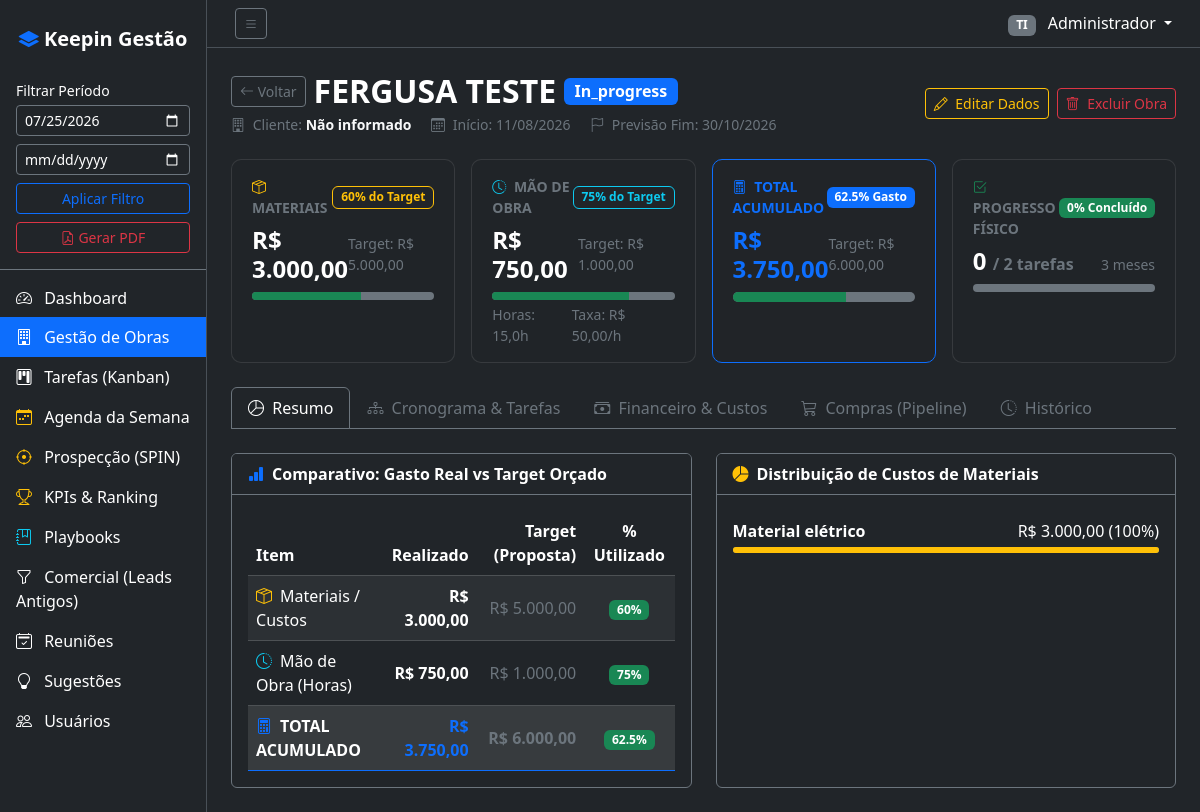
Screenshot of /?page=projects&action=view&id=3 (signed in) with the database file from the repository.
### tables this page shows
CREATE TABLE users (
            id INTEGER PRIMARY KEY AUTOINCREMENT,
            name TEXT NOT NULL,
            email TEXT UNIQUE NOT NULL,
            password TEXT NOT NULL,
            role TEXT NOT NULL DEFAULT 'user',
            department TEXT NOT NULL,
            avatar_color TEXT DEFAULT '#6366f1',
            active INTEGER DEFAULT 1,
            created_at DATETIME DEFAULT CURRENT_TIMESTAMP,
            last_login DATETIME
        );

CREATE TABLE projects (
                    id INTEGER PRIMARY KEY AUTOINCREMENT,
                    name TEXT NOT NULL,
                    client TEXT,
                    description TEXT,
                    status TEXT NOT NULL DEFAULT 'in_progress',
                    target_material_budget REAL DEFAULT 0,
                    target_labor_budget REAL DEFAULT 0,
                    target_budget REAL DEFAULT 0,
                    hourly_rate REAL DEFAULT 0,
                    start_date DATE,
                    estimated_end_date DATE,
                    actual_end_date DATE,
                    total_months INTEGER DEFAULT 0,
                    lead_id INTEGER,
                    created_by INTEGER NOT NULL,
                    created_at DATETIME DEFAULT CURRENT_TIMESTAMP,
                    updated_at DATETIME DEFAULT CURRENT_TIMESTAMP,
                    FOREIGN KEY (created_by) REFERENCES users(id),
                    FOREIGN KEY (lead_id) REFERENCES leads(id) ON DELETE SET NULL
                );

### views/projects/view.php (the view, shortened to what the rows shown need)
<?php
$s = is_array($project['summary'] ?? null) ? $project['summary'] : [
    'cost_total' => 0, 'hours_spent' => 0, 'hours_estimated' => 0, 'labor_cost_spent' => 0,
    'total_spent' => 0, 'target_material' => 0, 'target_labor' => 0, 'target_total' => 0,
    'pct_material' => 0, 'pct_labor' => 0, 'pct_total' => 0, 'total_tasks' => 0,
    'completed_tasks' => 0, 'progress_pct' => 0, 'purchases_total' => 0,
    'purchases_delivered' => 0, 'purchases_delayed' => 0
];
$getBarColorClass = function($pct) {
    if ($pct > 100) return 'bg-danger';
    if ($pct > 85) return 'bg-warning text-dark';
    return 'bg-success';
};
?>
<div class="d-flex flex-wrap justify-content-between align-items-center mb-4 gap-2">
    <div>
        <div class="d-flex align-items-center gap-2 mb-1">
            <a href="<?= BASE_URL ?>/?page=projects" class="btn btn-outline-secondary btn-sm"><i class="bi bi-arrow-left"></i> Voltar</a>
            <h2 class="fw-bold text-white mb-0"><?= htmlspecialchars($project['name']) ?></h2>
            <span class="badge bg-primary fs-6"><?= ucfirst(htmlspecialchars($project['status'])) ?></span>
        </div>
        <p class="text-secondary small mb-0">
            <i class="bi bi-building me-1"></i> Cliente: <strong class="text-light me-3"><?= htmlspecialchars($project['client'] ?: 'Não informado') ?></strong>
            <i class="bi bi-calendar3 me-1"></i> Início: <?= $project['start_date'] ? date('d/m/Y', strtotime($project['start_date'])) : '-' ?>
            <?php if ($project['estimated_end_date']): ?>
            <span class="ms-3"><i class="bi bi-flag me-1"></i> Previsão Fim: <?= date('d/m/Y', strtotime($project['estimated_end_date'])) ?></span>
            <?php endif; ?>
        </p>
    </div>
    <div class="d-flex gap-2">
        <button class="btn btn-outline-warning btn-sm" data-bs-toggle="modal" data-bs-target="#editProjectModal">
            <i class="bi bi-pencil me-1"></i> Editar Dados
        </button>
        <button class="btn btn-outline-danger btn-sm" data-bs-toggle="modal" data-bs-target="#deleteProjectModal">
            <i class="bi bi-trash me-1"></i> Excluir Obra
        </button>
    </div>
</div>
<div class="row row-cols-1 row-cols-md-2 row-cols-xl-4 g-3 mb-4">
    <div class="col">
        <div class="kpi-card h-100">
            <div class="d-flex align-items-center justify-content-between mb-2">
                <span class="text-secondary small fw-bold text-uppercase"><i class="bi bi-box-seam text-warning me-1"></i> Materiais</span>
                <span class="badge bg-dark border border-warning text-warning"><?= $s['pct_material'] ?>% do Target</span>
            </div>
            <div class="d-flex justify-content-between align-items-baseline mb-2">
                <h4 class="fw-bold text-white mb-0">R$ <?= number_format($s['cost_total'], 2, ',', '.') ?></h4>
                <small class="text-secondary">Target: R$ <?= number_format($s['target_material'], 2, ',', '.') ?></small>
            </div>
            <div class="progress bg-secondary" style="height: 8px;">
                <div class="progress-bar <?= $getBarColorClass($s['pct_material']) ?>" role="progressbar" style="width: <?= min(100, $s['pct_material']) ?>%"></div>
            </div>
        </div>
    </div>
    <div class="col">
        <div class="kpi-card h-100">
            <div class="d-flex align-items-center justify-content-between mb-2">
                <span class="text-secondary small fw-bold text-uppercase"><i class="bi bi-clock-history text-info me-1"></i> Mão de Obra</span>
                <span class="badge bg-dark border border-info text-info"><?= $s['pct_labor'] ?>% do Target</span>
            </div>
            <div class="d-flex justify-content-between align-items-baseline mb-2">
                <h4 class="fw-bold text-white mb-0">R$ <?= number_format($s['labor_cost_spent'], 2, ',', '.') ?></h4>
                <small class="text-secondary">Target: R$ <?= number_format($s['target_labor'], 2, ',', '.') ?></small>
            </div>
            <div class="progress bg-secondary mb-1" style="height: 8px;">
                <div class="progress-bar <?= $getBarColorClass($s['pct_labor']) ?>" role="progressbar" style="width: <?= min(100, $s['pct_labor']) ?>%"></div>
            </div>
            <div class="d-flex justify-content-between small text-secondary">
                <span>Horas: <?= number_format($s['hours_spent'], 1, ',', '.') ?>h</span>
                <span>Taxa: R$ <?= number_format($project['hourly_rate'], 2, ',', '.') ?>/h</span>
            </div>
        </div>
    </div>
    <div class="col">
        <div class="kpi-card h-100 border-primary">
            <div class="d-flex align-items-center justify-content-between mb-2">
                <span class="text-primary small fw-bold text-uppercase"><i class="bi bi-calculator me-1"></i> Total Acumulado</span>
                <span class="badge bg-primary text-white"><?= $s['pct_total'] ?>% Gasto</span>
            </div>
            <div class="d-flex justify-content-between align-items-baseline mb-2">
                <h4 class="fw-bold text-primary mb-0">R$ <?= number_format($s['total_spent'], 2, ',', '.') ?></h4>
                <small class="text-secondary">Target: R$ <?= number_format($s['target_total'], 2, ',', '.') ?></small>
            </div>
            <div class="progress bg-secondary" style="height: 10px;">
                <div class="progress-bar <?= $getBarColorClass($s['pct_total']) ?>" role="progressbar" style="width: <?= min(100, $s['pct_total']) ?>%"></div>
            </div>
        </div>
    </div>
    <div class="col">
        <div class="kpi-card h-100">
            <div class="d-flex align-items-center justify-content-between mb-2">
                <span class="text-secondary small fw-bold text-uppercase"><i class="bi bi-check2-square text-success me-1"></i> Progresso Físico</span>
                <span class="badge bg-success text-white"><?= $s['progress_pct'] ?>% Concluído</span>
            </div>
            <div class="d-flex justify-content-between align-items-baseline mb-2">
                <h4 class="fw-bold text-white mb-0"><?= $s['completed_tasks'] ?> <small class="fs-6 text-secondary">/ <?= $s['total_tasks'] ?> tarefas</small></h4>
                <small class="text-secondary"><?= $project['total_months'] ? $project['total_months'] . ' meses' : '' ?></small>
            </div>
            <div class="progress bg-secondary" style="height: 8px;">
            </div>
        </div>
    </div>
</div>
<ul class="nav nav-tabs border-secondary mb-4">
    <li class="nav-item">
        <a class="nav-link <?= $tab === 'summary' ? 'active bg-dark text-white border-secondary' : 'text-secondary' ?>" href="<?= BASE_URL ?>/?page=projects&action=view&id=<?= $project['id'] ?>&tab=summary">
            <i class="bi bi-pie-chart me-1"></i> Resumo
        </a>
    </li>
    <li class="nav-item">
        <a class="nav-link <?= $tab === 'timeline' ? 'active bg-dark text-white border-secondary' : 'text-secondary' ?>" href="<?= BASE_URL ?>/?page=projects&action=view&id=<?= $project['id'] ?>&tab=timeline">
            <i class="bi bi-diagram-3 me-1"></i> Cronograma & Tarefas
        </a>
    </li>
    <li class="nav-item">
        <a class="nav-link <?= $tab === 'financial' ? 'active bg-dark text-white border-secondary' : 'text-secondary' ?>" href="<?= BASE_URL ?>/?page=projects&action=view&id=<?= $project['id'] ?>&tab=financial">
            <i class="bi bi-cash-stack me-1"></i> Financeiro & Custos
        </a>
    </li>
    <li class="nav-item">
        <a class="nav-link <?= $tab === 'purchases' ? 'active bg-dark text-white border-secondary' : 'text-secondary' ?>" href="<?= BASE_URL ?>/?page=projects&action=view&id=<?= $project['id'] ?>&tab=purchases">
            <i class="bi bi-cart3 me-1"></i> Compras (Pipeline)
        </a>
    </li>
    <li class="nav-item">
        <a class="nav-link <?= $tab === 'history' ? 'active bg-dark text-white border-secondary' : 'text-secondary' ?>" href="<?= BASE_URL ?>/?page=projects&action=view&id=<?= $project['id'] ?>&tab=history">
            <i class="bi bi-clock-history me-1"></i> Histórico
        </a>
    </li>
</ul>
<?php if ($tab === 'summary'): ?>
    <div class="row g-4">
        <div class="col-md-6">
            <div class="card bg-dark border-secondary h-100">
                <div class="card-header bg-dark border-secondary text-white fw-bold">
                    <i class="bi bi-bar-chart-fill text-primary me-2"></i>Comparativo: Gasto Real vs Target Orçado
                </div>
                <div class="card-body">
                    <div class="table-responsive">
                        <table class="table table-dark table-striped align-middle mb-0">
                            <thead>
                                <tr>
                                    <th>Item</th>
                                    <th class="text-end">Realizado</th>
                                    <th class="text-end">Target (Proposta)</th>
                                    <th class="text-center">% Utilizado</th>
                                </tr>
                            </thead>
                            <tbody>
                                <tr>
                                    <td><i class="bi bi-box-seam text-warning me-2"></i>Materiais / Custos</td>
                                    <td class="text-end fw-bold">R$ <?= number_format($s['cost_total'], 2, ',', '.') ?></td>
                                    <td class="text-end text-secondary">R$ <?= number_format($s['target_material'], 2, ',', '.') ?></td>
                                    <td class="text-center"><span class="badge <?= $getBarColorClass($s['pct_material']) ?>"><?= $s['pct_material'] ?>%</span></td>
                                </tr>
                                <tr>
                                    <td><i class="bi bi-clock-history text-info me-2"></i>Mão de Obra (Horas)</td>
                                    <td class="text-end fw-bold">R$ <?= number_format($s['labor_cost_spent'], 2, ',', '.') ?></td>
                                    <td class="text-end text-secondary">R$ <?= number_format($s['target_labor'], 2, ',', '.') ?></td>
                                    <td class="text-center"><span class="badge <?= $getBarColorClass($s['pct_labor']) ?>"><?= $s['pct_labor'] ?>%</span></td>
                                </tr>
                                <tr class="table-active border-top border-primary fw-bold">
                                    <td><i class="bi bi-calculator text-primary me-2"></i>TOTAL ACUMULADO</td>
                                    <td class="text-end text-primary">R$ <?= number_format($s['total_spent'], 2, ',', '.') ?></td>
                                    <td class="text-end text-secondary">R$ <?= number_format($s['target_total'], 2, ',', '.') ?></td>
                                    <td class="text-center"><span class="badge <?= $getBarColorClass($s['pct_total']) ?>"><?= $s['pct_total'] ?>%</span></td>
                                </tr>
                            </tbody>
                        </table>
                    </div>
                </div>
            </div>
        </div>
        <div class="col-md-6">
            <div class="card bg-dark border-secondary h-100">
                <div class="card-header bg-dark border-secondary text-white fw-bold">
                    <i class="bi bi-pie-chart-fill text-warning me-2"></i>Distribuição de Custos de Materiais
                </div>
                <div class="card-body">
                    <?php if (empty($categoryBreakdown)): ?>
                    <p class="text-secondary text-center py-4 mb-0">Nenhum custo lançado até o momento.</p>
                    <?php else: ?>
                    <div class="list-group list-group-flush bg-dark">
                        <?php foreach ($categoryBreakdown as $cat):
                            $pctCat = $s['cost_total'] > 0 ? round(($cat['total'] / $s['cost_total']) * 100, 1) : 0;
                        ?>
                        <div class="list-group-item bg-dark text-white border-secondary px-0">
                            <div class="d-flex justify-content-between mb-1">
                                <span class="fw-bold"><?= htmlspecialchars($cat['category']) ?></span>
                                <span>R$ <?= number_format($cat['total'], 2, ',', '.') ?> (<?= $pctCat ?>%)</span>
                            </div>
                            <div class="progress bg-secondary" style="height: 6px;">
                                <div class="progress-bar bg-warning" role="progressbar" style="width: <?= $pctCat ?>%"></div>
                            </div>
                        </div>
                        <?php endforeach; ?>
                    </div>
                    <?php endif; ?>
                </div>
            </div>
        </div>
    </div>
<?php endif; ?>

### views/layout/header.php (shortened to what the rows shown need)
<?php
$user = getCurrentUser();
$page = isset($_GET['page']) ? $_GET['page'] : 'dashboard';
?>
<!DOCTYPE html>
<html lang="pt-BR" data-bs-theme="dark">
<head>
    <link href="https://cdn.jsdelivr.net/npm/bootstrap@5.3.2/dist/css/bootstrap.min.css" rel="stylesheet">
    <link href="https://cdn.jsdelivr.net/npm/bootstrap-icons@1.11.1/font/bootstrap-icons.css" rel="stylesheet">
    <link href="<?= BASE_URL ?>/assets/css/app.css" rel="stylesheet">
    <?php if ($page == 'projects'): ?>
    <link href="<?= BASE_URL ?>/assets/css/projects.css" rel="stylesheet">
    <?php endif; ?>
</head>
<body>
    <div class="d-flex" id="wrapper">
        <div id="page-content-wrapper" class="w-100 bg-dark text-light">
            <?php if (isLoggedIn()): ?>
            <nav class="navbar navbar-expand-lg navbar-dark bg-dark border-bottom px-3">
                <div class="container-fluid">
                    <button class="btn btn-outline-secondary btn-sm" id="menu-toggle"><i class="bi bi-list"></i></button>
                    <div class="ms-auto d-flex align-items-center">
                        <div class="dropdown">
                            <a class="nav-link dropdown-toggle text-white" href="#" role="button" data-bs-toggle="dropdown">
                                <span class="badge bg-secondary me-2"><?= htmlspecialchars($user['department']) ?></span>
                                <?= htmlspecialchars($user['name']) ?>
                            </a>
                        </div>
                    </div>
                </div>
            </nav>
            <?php endif; ?>
            <div class="container-fluid p-4">

### rows the page displays
users: name "Administrador"
projects: name "FERGUSA TESTE", status "In_progress", client "Não informado", start_date "11/08/2026", estimated_end_date "30/10/2026", hourly_rate "50,00", total_months "3"

### other values shown
$user['department'] "TI"
$s['pct_material'] "60"
$s['cost_total'] "3.000,00"
$s['target_material'] "5.000,00"
$s['pct_labor'] "75"
$s['labor_cost_spent'] "750,00"
$s['target_labor'] "1.000,00"
$s['hours_spent'] "15,0"
$s['pct_total'] "62.5"
$s['total_spent'] "3.750,00"
$s['target_total'] "6.000,00"
$s['progress_pct'] "0"
$s['completed_tasks'] "0"
$s['total_tasks'] "2"
$cat['category'] "Material elétrico"
